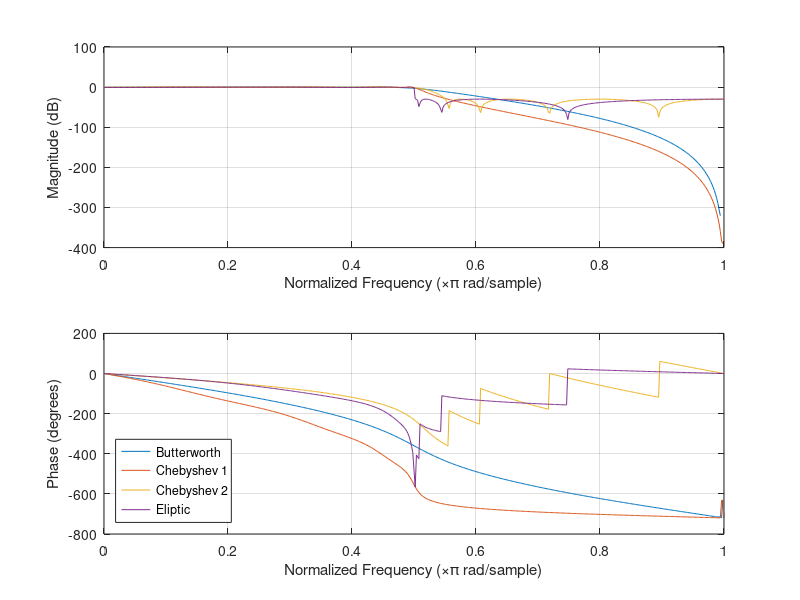

This chart was generated by the following MATLAB code: (Note: this script raises an error after producing the figure.)
clear; clc;
N=8; %orden del filtro
Wc=4e3; %frecuencia de corte
T=16e3; %periodo de muestro
F=1/T; %frecuencia de muestreo
%% butterworth
[b,a]=butter(N,0.5);
freqz(b,a);
subplot(2,1,1);hold on;
subplot(2,1,2);hold on;
%% cheby1
[b,a]=cheby1(N,1,0.5);
freqz(b,a);
%% cheby2
[b,a] = cheby2(N,30,0.55);
freqz(b,a);
%% Elliptic
[b,a] = ellip(N,1,30,0.5);
freqz(b,a);
legend('Butterworth','Chebyshev 1','Chebyshev 2','Eliptic','Location','southwest')
lines = findall(gcf,'type','line');
lines(1).Color = 'red';
lines(2).Color = 'green';
lines(3).Color = 'blue';
lines(4).Color = 'black';
lines(5).Color = 'red';
lines(6).Color = 'blue';
lines(7).Color = 'green';
lines(8).Color = 'black';



% 
% figure
% subplot(2,1,1)
% xlabel('Normalized frequency (\times\pi rad/samples )')
% ylabel('Magnitude (dB)')
% hold on
% for k = 1:1
%     plot(w{k},20*log10(abs(h{k})))
% end
% hold off

% grid
% subplot(2,1,2)
% xlabel('Normalized frequency (\times\pi rad/samples )')
% ylabel('Phase (degrees)')
% hold on
% for k = 1:1
%     plot(w{k},unwrap(angle(h{k})))
% end
% hold off
% legend('Butterworth','Chebyshev 1','Chebyshev 2','Eliptic')
% grid
% 



